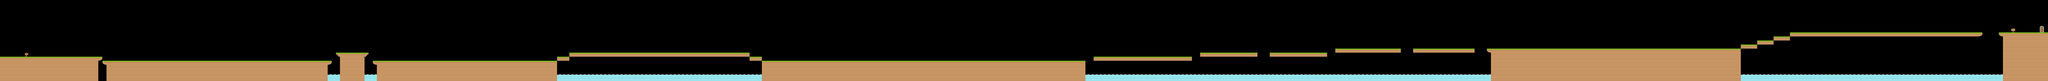

A 2D game scene composited from a Tiled map and its tileset images. What follows is a short description and the map's XML, with each tile layer's data collapsed to a summary:
An orthogonal 500x20 tile map with 70x70 px tiles, 1 tile layer (Tile Layer 1) and 305 objects (250x Item, 28x Floor, 21x Enemy, 5x DieZone, Player).

<map version="1.0" orientation="orthogonal" renderorder="right-down" width="500" height="20" tilewidth="70" tileheight="70">
 <tileset firstgid="1" name="tiles_spritesheet" tilewidth="70" tileheight="70" spacing="2">
  <image source="tiles_spritesheet.png" width="914" height="936" />
 </tileset>
 <layer name="Tile Layer 1" width="500" height="20">
  <data>[10000 cells, 2333 non-empty, 12 distinct tile ids]</data>
 </layer>
 <objectgroup name="Objects">
  <!-- 305 objects omitted --></objectgroup>
</map>
<!-- 305 of 305 objects omitted -->
